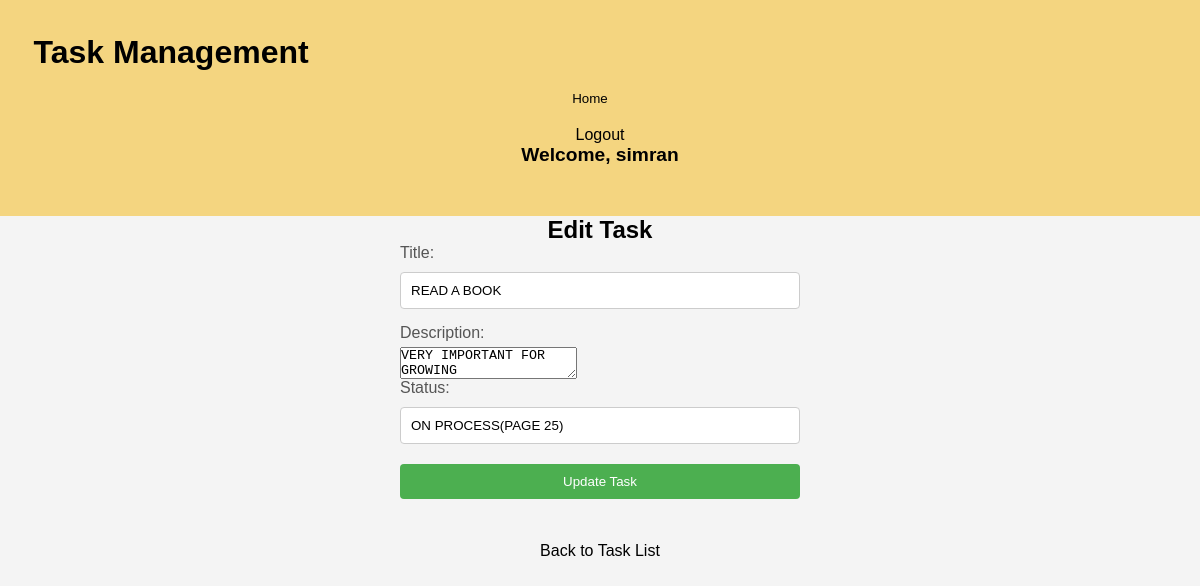
Page /edit.php?id=12 (signed in) on the committed database.
### tables this page shows
CREATE TABLE `users` (
  `id` int(11) NOT NULL,
  `admin` tinyint(4) NOT NULL,
  `username` varchar(255) NOT NULL,
  `email` varchar(250) NOT NULL,
  `password` varchar(255) NOT NULL,
  `Created_at` timestamp NOT NULL DEFAULT current_timestamp()
);

CREATE TABLE `tasks` (
  `id` int(11) NOT NULL,
  `user_id` int(11) NOT NULL,
  `title` varchar(255) NOT NULL,
  `description` text DEFAULT NULL,
  `status` varchar(20) DEFAULT 'Pending',
  `created_at` timestamp NOT NULL DEFAULT current_timestamp(),
  `updated_at` timestamp NOT NULL DEFAULT current_timestamp() ON UPDATE current_timestamp()
);

### edit.php (the view, shortened to what this page needs)
<?php
include 'connect.php';
require_once('header.php');
if (isset($_GET['id'])) {
    $task_id = $_GET['id'];
    $user_id = $_SESSION['user_id'];
    $check_sql = "SELECT * FROM tasks WHERE id = '$task_id' AND user_id = '$user_id'";
    $check_result = $conn->query($check_sql);
    if ($check_result->num_rows > 0) {
    $row = $check_result->fetch_assoc();
        $title = $row['title'];
        $description = $row['description'];
        $status = $row['status'];
    } else {
        echo "Unauthorized access to this task.";
        exit;
    }
} else {
    echo "Task ID not provided.";
    exit;
}
?>
<!DOCTYPE html>
<html lang="en">
<head>
</head>
<body>
    <h2>Edit Task</h2>
    <form method="post" action="">
        <label for="title">Title:</label>
        <input type="text" id="title" name="title" value="<?php echo $title; ?>" required>
        <br>
        <label for="description">Description:</label>
        <textarea id="description" name="description"><?php echo $description; ?></textarea>
        <br>
        <label for="status">Status:</label>
        <input type="text" id="status" name="status" value="<?php echo $status; ?>">
        <br>
        <input type="submit" value="Update Task">
    </form>
    <br>
    <a href="index.php">Back to Task List</a>
</body>
</html>

### header.php
<link rel="stylesheet" href="Stylesheet/styler.css">
<header>
    <h1>Task Management </h1>
    <div id="Navigator">
        <nav>
            <ul>
                <li><button id="Page1"><a href="index.php">Home</a></button></li>
                <li>
                    <?php
                    if (isset($_SESSION['user_id'])) {
                        echo '<a href="logout.php">Logout</a>';
                    }
                    ?>
                </li>
            </ul>
        </nav>
    </div>
    <div id="user_detail">
        <table>
            <thead>
                <tr>
                    <?php
                    if (isset($_SESSION['user_id'])) {
                        $user_id = $_SESSION['user_id'];
                        $user_query = "SELECT * FROM users WHERE id = '$user_id'";
                        $user_result = $conn->query($user_query);
                        if ($user_result->num_rows > 0) {
                            $user_data = $user_result->fetch_assoc();
                            echo '<strong style="font-size: 1.2em;">Welcome, ' . $user_data['username'] . '</strong>';
                        }
                    }
                    ?>
                </tr>
            </thead>
        </table>
    </div>
</header>

### styler.css (style rules this page uses)
* { padding: 0; margin: 0; box-sizing: border-box; }
body { font-family: 'Arial', sans-serif; background-color: #f4f4f4; margin: 0; padding: 0; display: flex; flex-direction: column; align-items: center; }
header { background-color: rgba(245, 197, 65, 0.644); color: #000; padding: 10px; text-align: center; width: 100%; }
header h1 { text-align: left; margin-left: 2%; margin-top: 2%; }
nav ul { list-style: none; padding: 0%; text-align: center; }
nav li { text-decoration: none; display: inline; margin-right: 20px; }
nav a { color: black; text-decoration: none; }
nav li button { padding: 10px 20px; border: none; background-color: transparent; cursor: pointer; transition: transform 0.2s ease-in-out; }
table { width: 80%; margin: 20px auto; border-collapse: collapse; }
button { background-color: #5b7dd3; color: #fff; padding: 10px; border: none; border-radius: 5px; cursor: pointer; text-decoration: none; display: inline-block; }
form { width: 100%; max-width: 400px; margin: 0 auto; }
label { display: block; margin-bottom: 5px; color: #555; }
input { width: 100%; padding: 10px; box-sizing: border-box; border: 1px solid #ccc; border-radius: 4px; margin-top: 5px; margin-bottom: 15px; }
input[type="submit"] { background-color: #4caf50; color: #fff; padding: 10px; border: none; border-radius: 4px; cursor: pointer; }
a { color: #000000; text-decoration: none; display: block; margin-top: 10px; }

### rows in the picture
users: username "simran"
tasks: title "READ A BOOK", description "VERY IMPORTANT FOR GROWING", status "ON PROCESS(PAGE 25)"
